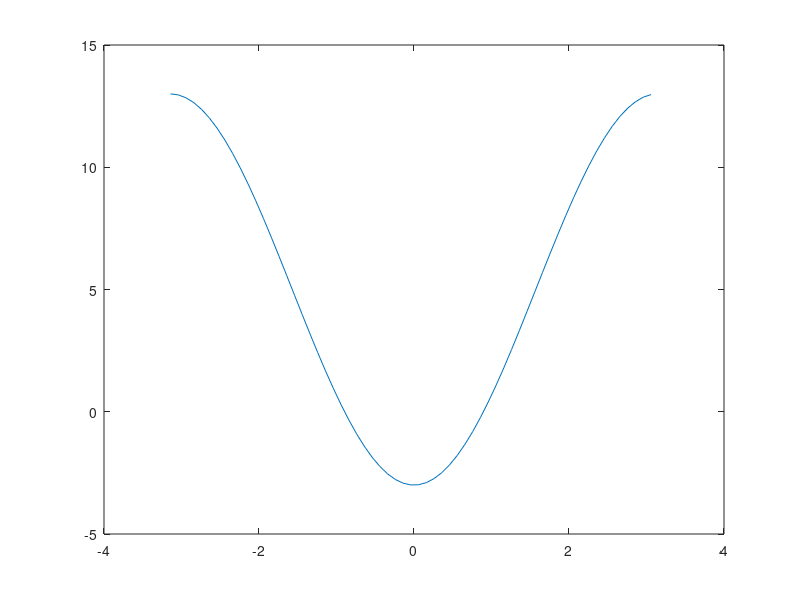

Recreate this plot in MATLAB.
function bisectionSectionI()
close all

x = -pi:0.1:pi;

fx = myfunc(x);

plot(x,fx);

x0 = 0;

f0 = myfunc(x0); %%%Is negative

dx = 2;

x1 = x0 + dx;

f1 = myfunc(x1); %%%Is positive

err = abs(f1);

threshold = 0.0001;

dx = -dx/2;
x = x1;
f0 = f1;
itermax = 100;
iter = 0;
while err > threshold && iter < itermax
    
    x = x + dx;
    
    f1 = myfunc(x);
    
    if sign(f1) ~= sign(f0)
        %%%Changed signs
        dx = -dx/2;
    end
    f0 = f1;
    
    err = abs(f0);

    iter = iter  + 1
end

x
f0

err


function out = myfunc(in)

out = 5 - 8*cos(in);
